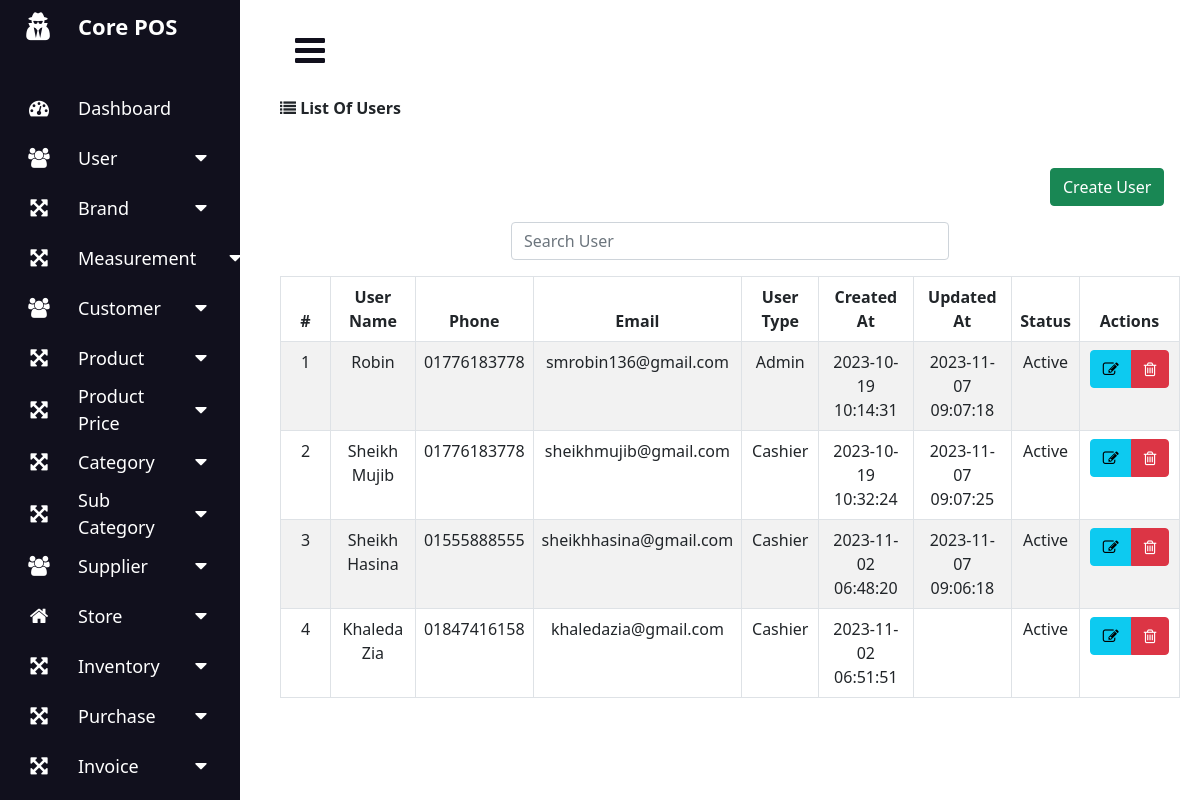
The page /index.php?page=user_list (signed in) on the database its author committed.
### tables this page shows
CREATE TABLE `users` (
  `id` int(11) NOT NULL,
  `user_name` varchar(255) DEFAULT NULL,
  `phone` varchar(255) DEFAULT NULL,
  `email` varchar(255) DEFAULT NULL,
  `password` varchar(255) DEFAULT NULL,
  `user_type` varchar(255) DEFAULT NULL,
  `status` varchar(255) DEFAULT NULL,
  `created_at` timestamp NOT NULL DEFAULT current_timestamp(),
  `updated_at` timestamp NULL DEFAULT NULL ON UPDATE current_timestamp()
);

### user_list.php (the view, shortened to what this page needs)
<?php
$conn = mysqli_connect("localhost","root","","core_pos");
?>
<?php
$query = "SELECT * FROM users";
$result = $conn->query($query);
?>
<div class="row">
    <div class="col-md-12">
      <div class="panel panel-default">
      <div class="panel-heading">
          <strong>
            <span><i class="fa fa-list" aria-hidden="true"></i></span>
            <span>List Of Users</span>
         </strong>
        </div>
      <div class="row mt-5">
                  <div class="col-sm-10"></div>
                  <div class="col-sm-2">
                  <div class="col-lg-12 col-md-12 col-xl-12 text-right mb-3">
                    <a href="index.php?page=add_user" class="btn btn-success float-right">Create User</a>
                  </div>
                  </div>
                </div>
                <div class="row">
              <div class="col-md-3"></div>
                <div class="col-md-6">
                  <form action="" method="GET">
                    <div class="input-group mb-3">
                      <input type="text" name="search" id="search_text_user" class="form-control" placeholder="Search User">
                    </div>
                  </form>
                </div>
                <div class="col-md-3"></div>
                </div>
        <div class="panel-body">
          <table class="table table-bordered table-striped" id="table_data">
            <thead>
              <tr>
                <th class="text-center" style="width: 50px;">#</th>
                <th class="text-center"> User Name</th>
                <th class="text-center"> Phone</th>
                <th class="text-center"> Email</th>
                <th class="text-center"> User Type</th>
                <th class="text-center"> Created At </th>
                <th class="text-center"> Updated At </th>
                <th class="text-center"> Status</th>
                <th class="text-center" style="width: 100px;"> Actions </th>
              </tr>
            </thead>
            <tbody>
            <?php $n=1; foreach($result as $row): ?>
              <tr>
                <td class="text-center"><?php echo $n++; ?></td>
                <td class="text-center"> <?php echo ($row['user_name']); ?></td>
                <td class="text-center"> <?php echo ($row['phone']); ?></td>
                <td class="text-center"> <?php echo ($row['email']); ?></td>
                <td class="text-center"> <?php echo ($row['user_type']); ?></td>
                <td class="text-center"> <?php echo ($row['created_at']); ?></td>
                <td class="text-center"> <?php echo ($row['updated_at']); ?></td>
                <td class="text-center"> <?php echo ($row['status']); ?></td>
                <td class="text-center">
                  <div class="btn-group">
                    <a href="index.php?page=edit_user&id=<?php echo (int)$row['id'];?>" class="btn btn-info btn-xs"  title="Edit" data-toggle="tooltip">
                      <span ><i class="fa fa-pencil-square-o" aria-hidden="true"></i></span>
                    </a>
                    <a href="index.php?page=delete_user&id=<?php echo (int)$row['id'];?>" class="btn btn-danger btn-xs"  title="Delete" data-toggle="tooltip">
                      <span><i class="fa fa-trash-o" aria-hidden="true"></i></span>
                    </a>
                  </div>
                </td>
              </tr>
              <?php endforeach;?>
            </tbody>
        </div>
      </div>
    </div>
  </div>

### styles.css (style rules this page uses)
* { margin: 0; padding: 0; box-sizing: border-box; }

### rows shown on the page
users: user_name "Robin", phone "01776183778", email "smrobin136@gmail.com", user_type "Admin", created_at "2023-10-19 10:14:31", updated_at "2023-11-07 09:07:18", status "Active"
users: user_name "Sheikh Mujib", phone "01776183778", email "sheikhmujib@gmail.com", user_type "Cashier", created_at "2023-10-19 10:32:24", updated_at "2023-11-07 09:07:25", status "Active"
users: user_name "Sheikh Hasina", phone "01555888555", email "sheikhhasina@gmail.com", user_type "Cashier", created_at "2023-11-02 06:48:20", updated_at "2023-11-07 09:06:18", status "Active"
users: user_name "Khaleda Zia", phone "01847416158", email "khaledazia@gmail.com", user_type "Cashier", created_at "2023-11-02 06:51:51", status "Active"
